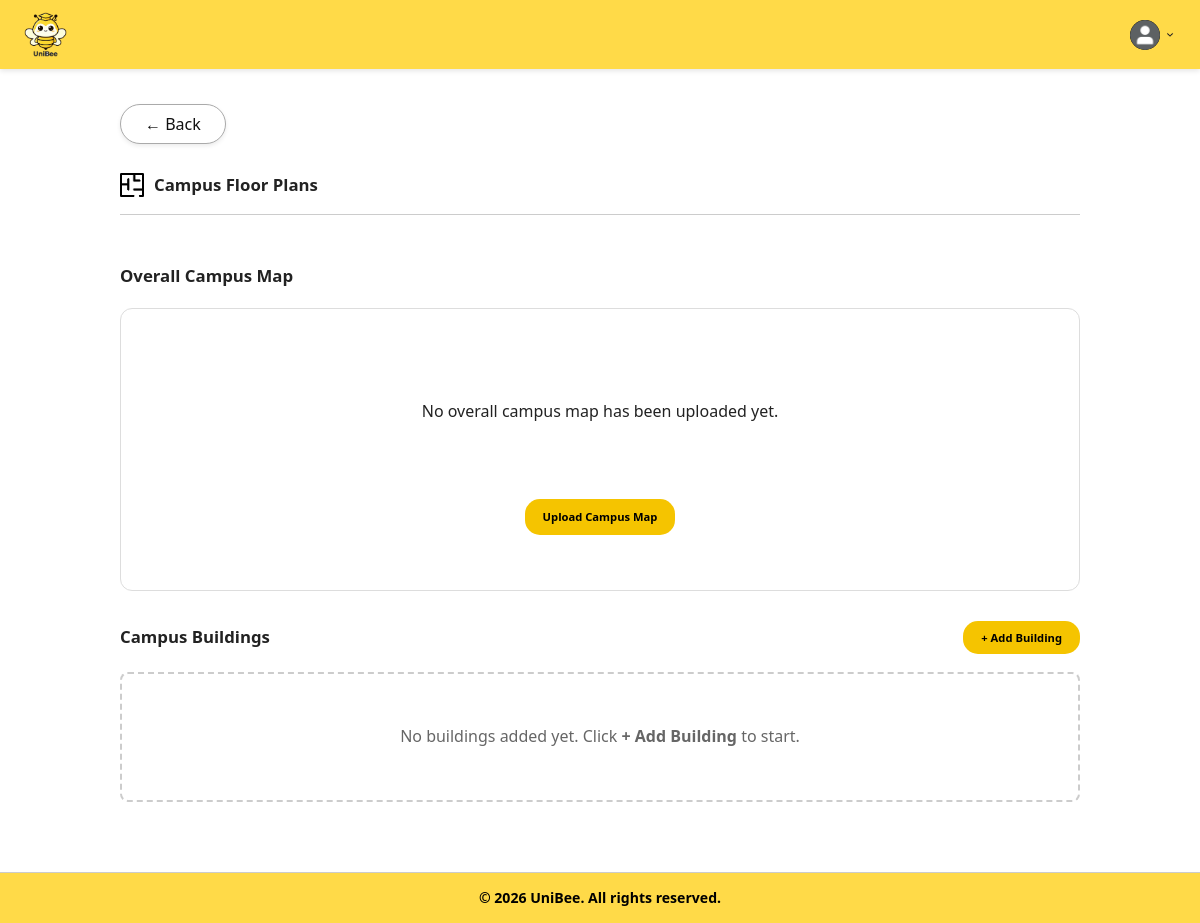
The app's page /boundary/uploadFloorPlanPage.php (signed in), older data.
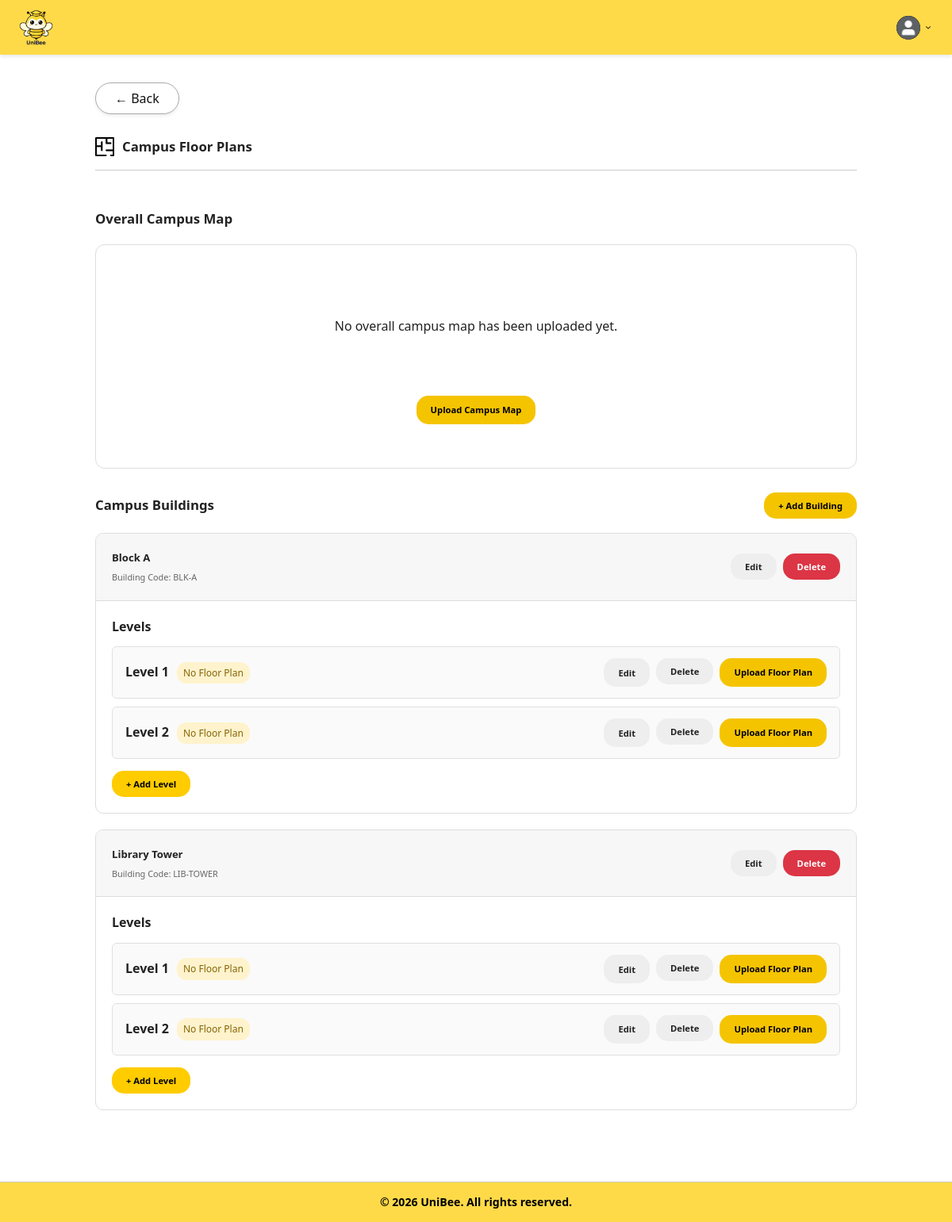
The same page, newer data.
### tables this page shows
CREATE TABLE CampusBuildings (
    id INT PRIMARY KEY AUTO_INCREMENT,
    universityId INT NOT NULL,
    buildingName VARCHAR(255) NOT NULL,
    buildingCode VARCHAR(50),
    description TEXT,
    status ENUM('active', 'inactive') DEFAULT 'active',
    createdAt DATETIME DEFAULT CURRENT_TIMESTAMP,
    updatedAt DATETIME DEFAULT CURRENT_TIMESTAMP ON UPDATE CURRENT_TIMESTAMP,
    FOREIGN KEY (universityId) REFERENCES Universities(id) ON DELETE CASCADE
);

CREATE TABLE CampusFloors (
    id INT PRIMARY KEY AUTO_INCREMENT,
    buildingId INT NOT NULL,
    floorName VARCHAR(100) NOT NULL,
    floorNumber INT NOT NULL,
    description TEXT,
    status ENUM('active', 'inactive') DEFAULT 'active',
    createdAt DATETIME DEFAULT CURRENT_TIMESTAMP,
    updatedAt DATETIME DEFAULT CURRENT_TIMESTAMP ON UPDATE CURRENT_TIMESTAMP,
    FOREIGN KEY (buildingId) REFERENCES CampusBuildings(id) ON DELETE CASCADE
);

### boundary/uploadFloorPlanPage.php (the view, shortened to what the changed rows need)
<?php
require_once "../controller/manageUniversityInformationController.php";
$controller = new ManageUniversityInformationController();
$universityId = $_SESSION['university_id'] ?? null;
$buildings = $controller->getCampusBuildings($universityId);
?>
<!DOCTYPE html>
<html lang="en">
<head>
    <link rel="stylesheet" href="../style.css">
</head>
<body>
    <main class="campus-floor-plan-page">
        <section class="page-title-section">
            <h1>Campus Floor Plans</h1>
        </section>
        <section class="campus-section">
            <div class="section-header">
                <h2>Overall Campus Map</h2>
            </div>
        </section>
        <section class="campus-section">
            <div class="section-header">
                <h2>Campus Buildings</h2>
                <button type="button" class="primary-button" onclick="openBuildingModal()">
                </button>
            </div>
            <?php if (!empty($buildings)): ?>
                <?php foreach ($buildings as $building): ?>
                    <div class="building-card">
                        <div class="building-header">
                            <div class="building-information">
                                <h3><?php echo htmlspecialchars($building['buildingName']); ?></h3>
                                <?php if (!empty($building['buildingCode'])): ?>
                                    <p>Building Code: <?php echo htmlspecialchars($building['buildingCode']); ?></p>
                                <?php endif; ?>
                            </div>
                            <div class="building-actions">
                                <button type="button"
                                        class="secondary-button"
                                        onclick="openEditBuildingModal(
                                            <?php echo (int) $building['id']; ?>,
                                            <?php echo htmlspecialchars(json_encode($building['buildingName'])); ?>,
                                            <?php echo htmlspecialchars(json_encode($building['buildingCode'] ?? '')); ?>,
                                            <?php echo htmlspecialchars(json_encode($building['description'] ?? '')); ?>
                                        )">
                                    Edit
                                </button>
                                <form action="../controller/manageUniversityInformationController.php"
                                    method="POST"
                                    style="display: inline;"
                                    onsubmit="return confirm('Are you sure you want to delete this building?');">
                                    <button type="submit" class="danger-button">Delete</button>
                                </form>
                            </div>
                        </div>
                        <div class="floor-section">
                            <div class="floor-section-title">Levels</div>
                            <div class="floor-list">
                                <?php if (!empty($building['floors'])): ?>
                                    <?php foreach ($building['floors'] as $floor): ?>
                                        <div class="floor-row">
                                            <div class="floor-information">
                                                <span class="floor-name">
                                                    <?php echo htmlspecialchars($floor['floorName']); ?>
                                                </span>
                                                <?php if (!empty($floor['floorPlan'])): ?>
                                                    <span class="floor-status uploaded">Floor Plan Uploaded</span>
                                                <?php else: ?>
                                                    <span class="floor-status not-uploaded">No Floor Plan</span>
                                                <?php endif; ?>
                                            </div>
                                            <div class="floor-actions">
                                                <button type="button"
                                                        class="secondary-button"
                                                        onclick="openEditFloorModal(
                                                            <?php echo (int) $floor['id']; ?>,
                                                            <?php echo htmlspecialchars(json_encode($floor['floorName'])); ?>,
                                                            <?php echo (int) $floor['floorNumber']; ?>,
                                                            <?php echo htmlspecialchars(json_encode($floor['description'] ?? '')); ?>
                                                        )">
                                                    Edit
                                                </button>
                                                <form action="../controller/manageUniversityInformationController.php"
                                                      method="POST"
                                                      style="display: inline;"
                                                      onsubmit="return confirm('Are you sure you want to delete this level?');">
                                                    <button type="submit" class="secondary-button delete-floor-button">
                                                        Delete
                                                    </button>
                                                </form>
                                                <?php if (!empty($floor['floorPlan'])): ?>
                                                    <button type="button"
                                                            class="secondary-button"
                                                            onclick="openFloorPlanModal(
                                                                <?php echo (int) $floor['id']; ?>,
                                                                <?php echo htmlspecialchars(json_encode($floor['floorName'])); ?>,
                                                                <?php echo (int) $floor['floorNumber']; ?>,
                                                                <?php echo htmlspecialchars(json_encode($floor['description'] ?? '')); ?>,
                                                                <?php echo htmlspecialchars(json_encode($floor['floorPlan']['filePath'])); ?>
                                                            )">
                                                        View
                                                    </button>
                                                    <button type="button"
                                                            class="secondary-button"
                                                            onclick="openNodeEditor(
                                                                <?php echo (int) $floor['id']; ?>,
                                                                <?php echo (int) $floor['floorPlan']['id']; ?>,
                                                                <?php echo htmlspecialchars(json_encode($floor['floorName'])); ?>,
                                                                <?php echo htmlspecialchars(json_encode($floor['floorPlan']['filePath'])); ?>,
                                                                <?php echo (int) $building['id']; ?>
                                                            )">
                                                        Edit Nodes
                                                    </button>
                                                    <form id="replaceFloorPlanForm<?php echo (int) $floor['id']; ?>"
                                                          action="../controller/manageUniversityInformationController.php"
                                                          method="POST"
                                                          enctype="multipart/form-data"
                                                          style="display: inline;">
                                                        <input type="hidden" name="uploadType" value="floorPlan">
                                                        <input type="hidden" name="floorId" value="<?php echo (int) $floor['id']; ?>">
                                                        <input type="file"
                                                               id="replaceFloorPlan<?php echo (int) $floor['id']; ?>"
                                                               name="uploadFile"
                                                               accept=".png,.jpg,.jpeg,.pdf"
                                                               style="display: none;"
                                                               onchange="document.getElementById('replaceFloorPlanForm<?php echo (int) $floor['id']; ?>').submit();">
                                                        <label for="replaceFloorPlan<?php echo (int) $floor['id']; ?>"
                                                               class="secondary-button">
                                                            Replace
                                                        </label>
                                                    </form>
                                                <?php else: ?>
                                                    <form id="uploadFloorPlanForm<?php echo (int) $floor['id']; ?>"
                                                          action="../controller/manageUniversityInformationController.php"
                                                          method="POST"
                                                          enctype="multipart/form-data"
                                                          style="display: inline;">
                                                        <label for="uploadFloorPlan<?php echo (int) $floor['id']; ?>"
                                                               class="primary-button">
                                                            Upload Floor Plan
                                                        </label>
                                                    </form>
                                                <?php endif; ?>
                                            </div>
                                        </div>
                                    <?php endforeach; ?>
                                <?php else: ?>
                                    <div class="empty-levels">
                                        <span>No levels added yet.</span>
                                    </div>
                                <?php endif; ?>
                            </div>
                            <button type="button"
                                    class="primary-button add-level-button"
                                    onclick="openFloorModal(<?php echo (int) $building['id']; ?>)">
                                + Add Level
                            </button>
                        </div>
                    </div>
                <?php endforeach; ?>
            <?php else: ?>
                <div class="empty-buildings">
                    No buildings added yet. Click <strong>+ Add Building</strong> to start.
                </div>
            <?php endif; ?>
        </section>
    </main>
</body>
</html>

Row changes from the older to the newer data that the page shows:
added campusbuildings: buildingName "Block A", buildingCode "BLK-A", floorName "Level 1"
added campusfloors: floorName "Level 2", shown under "Block A"
added campusbuildings: buildingName "Library Tower", buildingCode "LIB-TOWER"
added campusfloors: floorName "Level 1", shown under "Library Tower"
added campusfloors: floorName "Level 2", shown under "Library Tower"
Text that changed along with them:
text no longer shown: "No buildings added yet. Click + Add Building to start."
